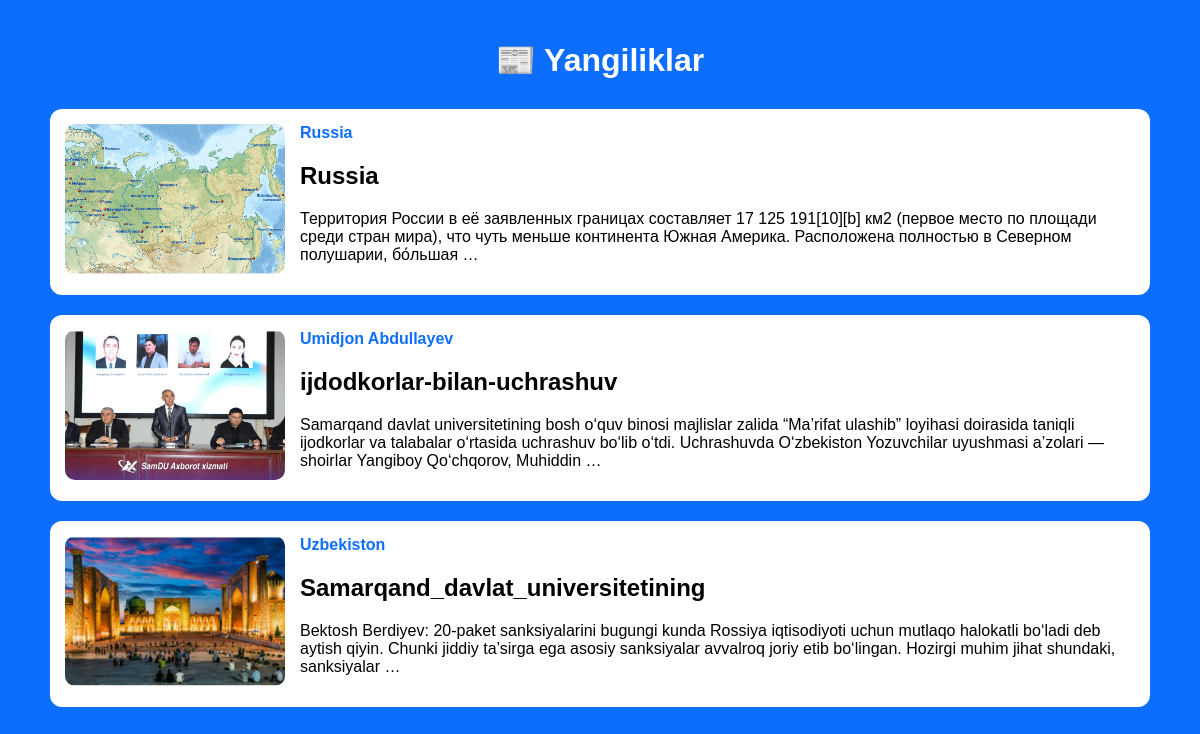
The page / on the database its author committed.
### app/models.py (models this page shows, shortened)
class News(models.Model):
    class Status(models.TextChoices):
        DRAFT = 'DF', 'Draft'
        Published = 'PB', 'Published'
    title = models.CharField(max_length=300)
    slug = models.SlugField(max_length=300)
    body = models.TextField()
    image = models.ImageField(upload_to='news/images', null=True, blank=True)
    category = models.ForeignKey(Category, on_delete=models.CASCADE)
    publish_time = models.DateTimeField(default=timezone.now)
    created_time = models.DateTimeField(auto_now_add=True)
    updated_time = models.DateTimeField(auto_now=True)
    status = models.CharField(
        max_length=2,
        choices=Status.choices,
        default=Status.DRAFT
    )
    class Meta:
        ordering = ["-publish_time"]

class Category(models.Model):
    name = models.CharField(max_length=150)
    def __str__(self):
        return self.name

### app/views.py (the view)
# urls.py: path('', home, name='home'),
def home(request):
    news_list = News.objects.filter(status='PB')
    categories = Category.objects.all()
    return render(request, 'home.html', {
        'news_list': news_list,
        'categories': categories
    })

### app/templates/home.html (shortened to what this page needs)
<!DOCTYPE html>
<html lang="uz">
<head>
</head>
<body>
<h1>📰 Yangiliklar</h1>
<div class="container">
    {% for news in news_list %}
<div class="news-card">
    {% if news.image %}
        <img src="{{ news.image.url }}" alt="news image">
    {% endif %}
    <div>
        <div class="category">{{ news.category }}</div>
        <h2>{{ news.title }}</h2>
        <p>{{ news.body|truncatewords:30 }}</p>
    </div>
</div>
    {% endfor %}
</div>
</body>
</html>

### app/templates/home.html (style rules this page uses)
body { background: #0d6efd; font-family: Arial; margin: 0; padding: 20px; }
.container { max-width: 1100px; margin: auto; }
.news-card { background: white; border-radius: 12px; padding: 15px; margin-bottom: 20px; display: flex; gap: 15px; }
.news-card img { width: 220px; height: 150px; object-fit: cover; border-radius: 10px; }
h1 { color: white; text-align: center; margin-bottom: 30px; }
.category { color: #0d6efd; font-weight: bold; }

### rows shown on the page
News: image (picture), category "Russia", title "Russia", body "Территория России в её заявленных границах составляет 17 125 191[10][b] км2 (первое место по площади среди стран мира), что чуть меньше континента Южная Америка. Расположена полностью в Северном полушарии, бо́льшая …"
News: image (picture), category "Umidjon Abdullayev", title "ijdodkorlar-bilan-uchrashuv", body "Samarqand davlat universitetining bosh o‘quv binosi majlislar zalida “Ma’rifat ulashib” loyihasi doirasida taniqli ijodkorlar va talabalar o‘rtasida uchrashuv bo‘lib o‘tdi. Uchrashuvda O‘zbekiston Yozuvchilar uyushmasi a’zolari — shoirlar Yangiboy Qo‘chqorov, Muhiddin …"
News: image (picture), category "Uzbekiston", title "Samarqand_davlat_universitetining", body "Bektosh Berdiyev: 20-paket sanksiyalarini bugungi kunda Rossiya iqtisodiyoti uchun mutlaqo halokatli bo‘ladi deb aytish qiyin. Chunki jiddiy ta’sirga ega asosiy sanksiyalar avvalroq joriy etib bo‘lingan. Hozirgi muhim jihat shundaki, sanksiyalar …"
